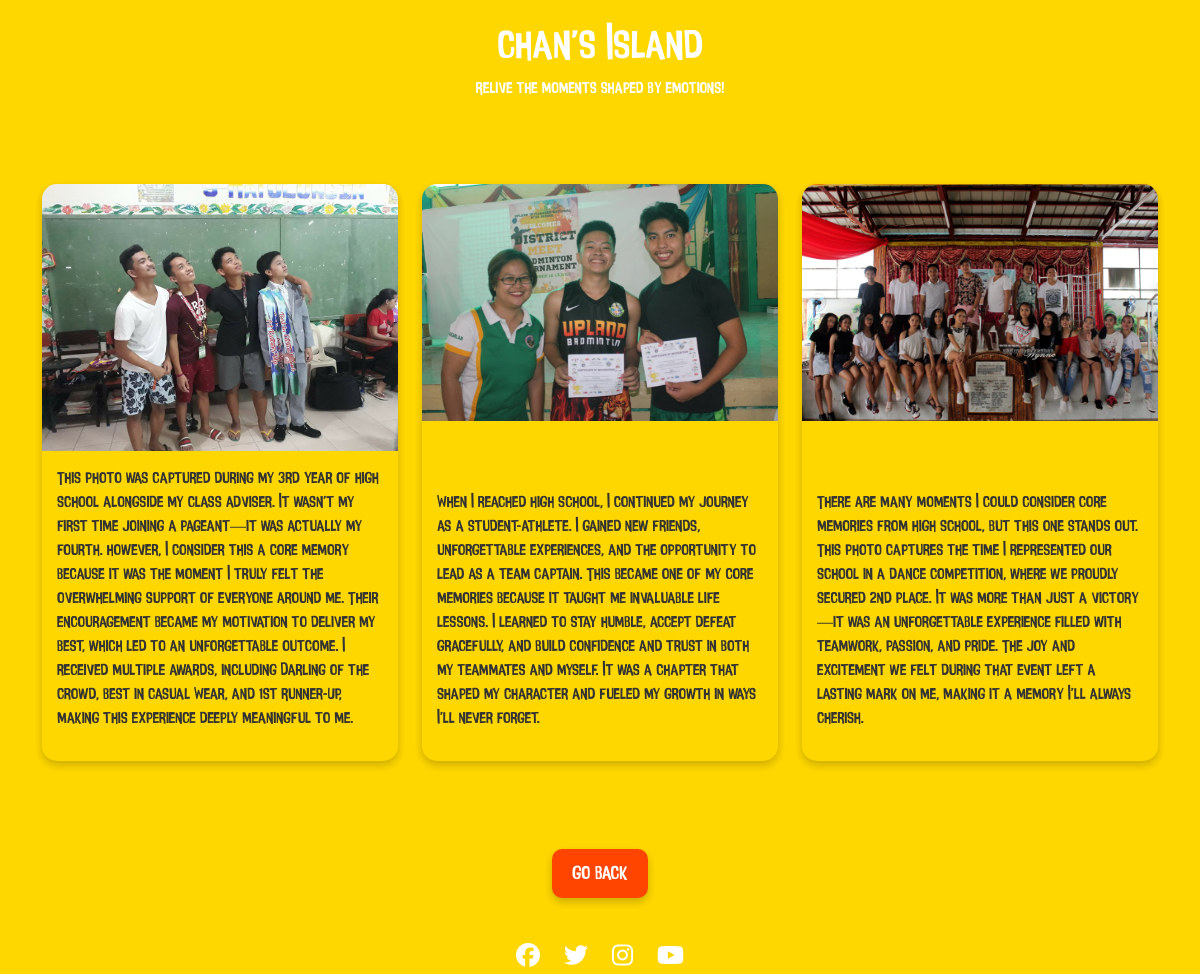
Screenshot of /view.php?islandPersonalityID=2 with the database file from the repository.
### tables this page shows
CREATE TABLE `islandcontents` (
  `islandContentID` int(4) NOT NULL,
  `islandOfPersonalityID` int(4) NOT NULL,
  `image` varchar(50) DEFAULT NULL,
  `content` varchar(1000) NOT NULL,
  `color` varchar(10) DEFAULT NULL
);

### connect.php (called while the page is built, shortened)
<?php
  function executeQuery($query){
    $conn = $GLOBALS['conn'];
    return mysqli_query($conn, $query);
  }
?>

### view.php (the view, shortened to what this page needs)
<?php
include("connect.php");
$islandID = ($_GET['islandPersonalityID']);
$islandQuery = "SELECT * ,islandcontents.image AS islandcontentimage FROM islandcontents LEFT JOIN islandsofpersonality
ON islandcontents.islandOfPersonalityID = islandsofpersonality.islandOfPersonalityID
WHERE islandcontents.islandOfPersonalityID = '$islandID'";
$islandResults = executeQuery($islandQuery);
?>
<!DOCTYPE html>
<html lang="en">
<head>
    <link rel="stylesheet" href="https://cdn.jsdelivr.net/npm/bootstrap@5.3.3/dist/css/bootstrap.min.css">
    <link rel="stylesheet" href="https://cdnjs.cloudflare.com/ajax/libs/font-awesome/6.5.0/css/all.min.css">
</head>
<body>
    <div class="header">
        <h1>Chan's Island</h1>
        <p>Relive the moments shaped by emotions!</p>
    </div>
    <div class="container my-5">
        <div class="row">
            <?php
            if (mysqli_num_rows($islandResults) > 0) {
                while ($row = mysqli_fetch_assoc($islandResults)) {
                    $image = $row['islandcontentimage'];
                    $content = $row['content'];
                    $color = $row['color'] ?: 'data-color';
                    echo "<div class='col-md-4 d-flex'>
                            <div class='memory-card' data-color='$color'>
                                <img src='assets/images/$image' alt='Memory Image'>
                                <div class='content'>
                                    <p>$content</p>
                                </div>
                            </div>
                        </div>";
                }
            } else {
                echo "<p class='text-center'>No memories found.</p>";
            }
            ?>
        </div>
    </div>
    <div class="text-center">
        <a href="javascript:history.back()" class="back-button">Go Back</a>
    </div>
    <footer>
        <div class="footer-icons">
            <a href="https://web.facebook.com/groups/763353139298166" target="_blank" rel="noopener noreferrer"><i class="fab fa-facebook"></i></a>
            <a href="https://x.com/TheMultiStudios" target="_blank" rel="noopener noreferrer"><i class="fab fa-twitter"></i></a>
            <a href="https://www.instagram.com/insideout_thoughtbubbles/" target="_blank" rel="noopener noreferrer"><i class="fab fa-instagram"></i></a>
            <a href="https://www.youtube.com/watch?v=LEjhY15eCx0" target="_blank" rel="noopener noreferrer"><i class="fab fa-youtube"></i></a>
        </div>
    </footer>
</body>
</html>

### view.php (style rules this page uses)
body { background-color: #ffd700; font-family: 'InsideOut'; animation: backgroundColorChange 10s infinite alternate; }
.header { text-align: center; padding: 20px; color: #fff; }
.header h1 { animation: glow 2s infinite alternate; }
.memory-card { display: flex; flex-direction: column; justify-content: space-between; border-radius: 15px; overflow: hidden; margin-bottom: 20px; box-shadow: 0 4px 8px rgba(0, 0, 0, 0.2); transition: transform 0.3s, box-shadow 0.3s; animation: float 6s ease-in-out infinite; }
.memory-card img { width: 100%; height: auto; object-fit: cover; }
.memory-card .content { padding: 15px; color: #333; }
.back-button { display: inline-block; margin: 20px auto; padding: 10px 20px; background-color: #ff4500; color: #fff; font-size: 1.2em; border-radius: 10px; text-decoration: none; box-shadow: 0 4px 8px rgba(0, 0, 0, 0.2); transition: transform 0.3s, box-shadow 0.3s; }
footer { text-align: center; margin-top: 20px; color: #fff; }
.footer-icons { margin-top: 10px; }
.footer-icons a { color: #fff; font-size: 1.5em; margin: 0 10px; transition: color 0.3s; }

### rows the page displays
islandcontents: image (picture), content "This photo was captured during my 3rd year of high school alongside my class adviser. It wasn’t my first time joining a pageant—it was actually my fourth. However, I consider this a core memory because it was the moment I truly felt the overwhelming support of everyone around me. Their encouragement became my motivation to deliver my best, which led to an unforgettable outcome. I received multiple awards, including Darling of the Crowd, Best in Casual Wear, and 1st Runner-Up, making this experience deeply meaningful to me."
islandcontents: image (picture), content "When I reached high school, I continued my journey as a student-athlete. I gained new friends, unforgettable experiences, and the opportunity to lead as a team captain. This became one of my core memories because it taught me invaluable life lessons. I learned to stay humble, accept defeat gracefully, and build confidence and trust in both my teammates and myself. It was a chapter that shaped my character and fueled my growth in ways I’ll never forget."
islandcontents: image (picture), content "There are many moments I could consider core memories from high school, but this one stands out. This photo captures the time I represented our school in a dance competition, where we proudly secured 2nd place. It was more than just a victory—it was an unforgettable experience filled with teamwork, passion, and pride. The joy and excitement we felt during that event left a lasting mark on me, making it a memory I'll always cherish."
